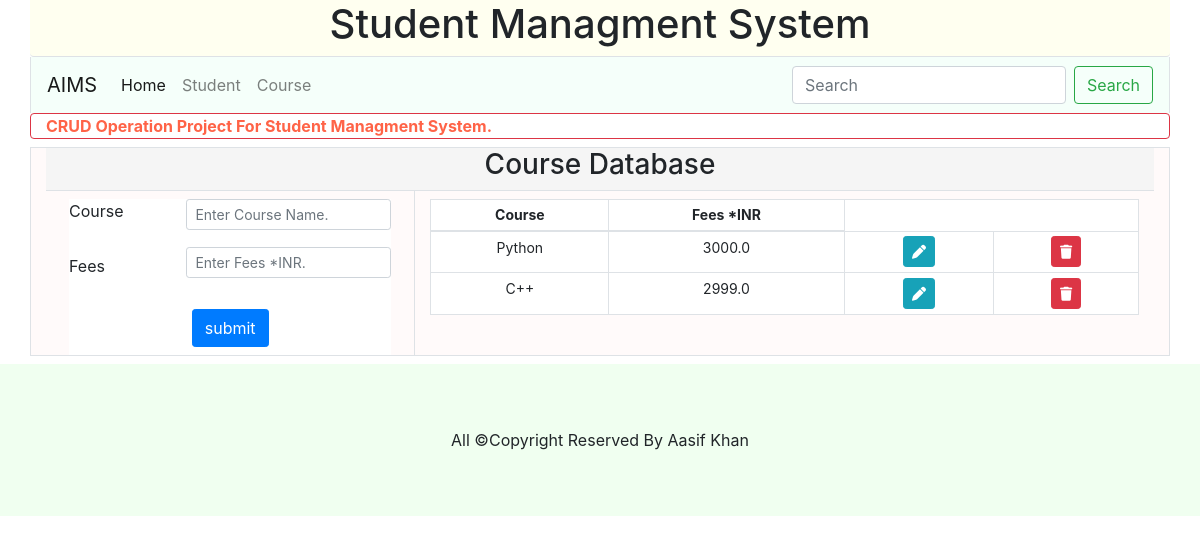
Screenshot of /course/ with the database file from the repository.
### myapp/models.py (models this page shows)
class Course(models.Model):
    course = models.CharField(max_length=20)
    fees = models.FloatField()

### myapp/views.py (the view)
# urls.py: path('course/', views.course),
def course(request):
    course_form = Course_Form(request.POST or None)
    if course_form.is_valid():
        course_form.save()
        messages.success(request, 'Record Inserted Successfully...!!')
        course_form = Course_Form()
    crs = Course.objects.all()
    n = len(crs)
    context = {'course_form':course_form, 'no_of_rows':n, 'range':(n), 'crs':crs}
    return render(request, "course.html" , context)

### myapp/forms.py
class Course_Form(forms.ModelForm):
    course = forms.CharField(widget=forms.TextInput(attrs={'class':'form-control form-control-sm', 'placeholder':'Enter Course Name.'}),required = True)
    fees = forms.FloatField(widget=forms.NumberInput(attrs={'class':'form-control form-control-sm', 'placeholder':'Enter Fees *INR.'}),required = True)
    class Meta:
        model = Course
        fields = '__all__'

### myapp/templates/course.html (shortened to what this page needs)
{% extends 'base.html' %}
{% load static %}
{% block body %}
<div class="container mx-auto my-2 border row" style="background-color: snow;">
    <div class="container text-center border-bottom rounded-md" style="background-color: whitesmoke;">
        <h3>Course Database</h3>
    </div>
    <div class="col col-md-4 border-right" id="stud_form" >
        <form class="mt-2 mx-2 bg-white" action="#" method="post">
            <div class="form-group row">
                <label for="course" class="col col-md-4 col-form-lable">Course</label>
                <div class="col col-md-8">
                    {{ course_form.course }}
                </div>
            </div>
            <div class="form-group row">
                <label for="fees" class="col col-md-4 col-form-label">Fees</label>
                <div class="col col-md-8">
                    {{ course_form.fees }}
                </div>
            </div>
            <div class="text-center col col-md-auto">
                <input class="btn btn-primary my-2 rounded-sm" type="submit" value="submit">
            </div>
        </form>
    </div>
    <div class="col col-md-8">
        <table class="table table-sm text-center table-bordered bg-white mt-2" style="font-size: 14px;">
            <thead>
                <tr>
                    <th>Course</th>
                    <th>Fees *INR</th>
                </tr>
            </thead>
            <tbody>
                {% for i in crs %}
                <tr>
                    <td>{{i.course}}</td>
                    <td>{{i.fees}}</td>
                    <td><a href="/course_update/{{i.id}}"><button class="btn btn-info btn-sm mx-1"><i class="fas fa-pen"></i></button></a></td>
                    <td><a href="/delete_crs/{{i.id}}"><button class="btn btn-danger btn-sm mx-1"><i class="fas fa-trash"></i></button></a></td>
                </tr>
                {% endfor %}
            </tbody>
        </table>
    </div>
</div>
{% endblock %}

### rows the page displays
Course: course "Python", fees "3000.0"
Course: course "C++", fees "2999.0"
